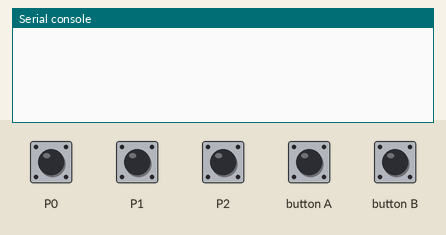
This program was run on a simulated BBC micro:bit (MakeCode). Shown: the last lines printed to the serial console. The test bench sets the inputs (shaded band). No radio messages arrive unless stated (any console line starting 'radio sent:' is added by the test bench).

Above: at 1.2 s.
1.3 s: touch pin P0 pressed for 0.15 s
At 1.9 s:
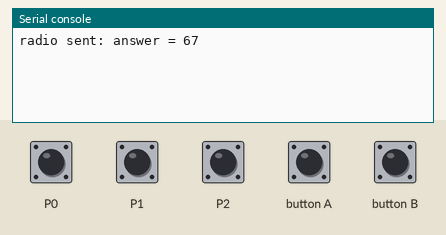
2.9 s: touch pin P1 pressed for 0.15 s
At 4.2 s:
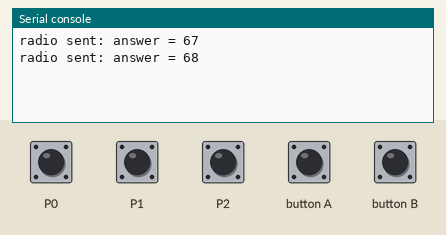
4.5 s: touch pin P2 pressed for 0.15 s
At 5.6 s:
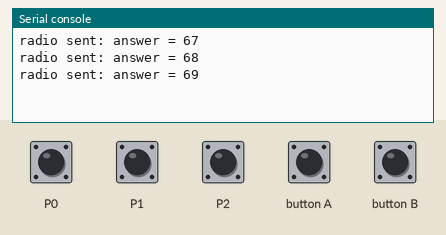
6.1 s: button A pressed for 0.15 s
At 6.8 s:
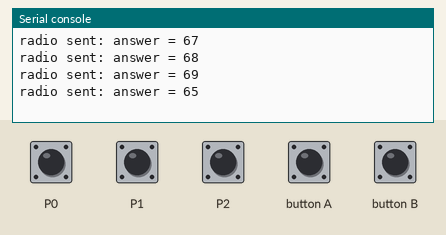
7.7 s: button B pressed for 0.15 s
At 9.2 s:
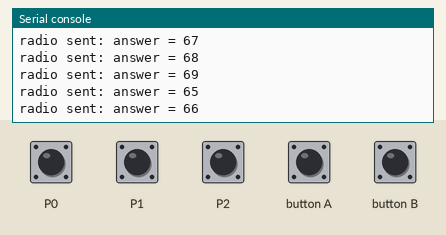
Timing chart, 0 to 10.3 s (numbered marks = the images above; inputs shaded):
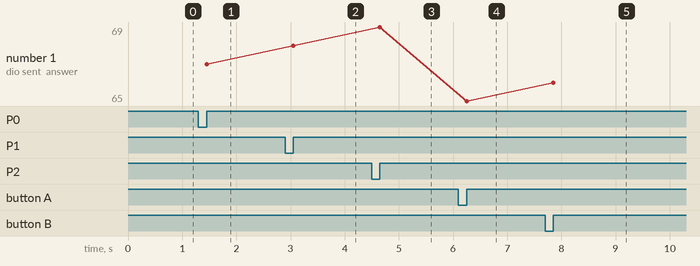

Measured:
- after the input at 1.3 s, the serial console: prints a new line after 0.15 s (image 1)
- after the input at 2.9 s, the serial console: prints a new line after 0.15 s (image 2)
- after the input at 4.5 s, the serial console: prints a new line after 0.15 s (image 3)
- after the input at 6.1 s, the serial console: prints a new line after 0.15 s (image 4)
- after the input at 7.7 s, the serial console: prints a new line after 0.15 s (image 5)
- plotted number 1: 67 → 68 after the input at 2.9 s, 68 → 69 after the input at 4.5 s, 69 → 65 after the input at 6.1 s, 65 → 66 after the input at 7.7 s

The program:

main.ts
```typescript
let answers = [65, 66, 67, 68, 69]
input.onButtonPressed(Button.A, function on_button_pressed_a() {
    radio.sendValue("answer", answers[0])
    radio.receivedPacket(RadioPacketProperty.SerialNumber)
})
input.onButtonPressed(Button.B, function on_button_pressed_b() {
    radio.sendValue("answer", answers[1])
    radio.receivedPacket(RadioPacketProperty.SerialNumber)
})
input.onPinPressed(TouchPin.P0, function on_pin_pressed_p0() {
    radio.sendValue("answer", answers[2])
    radio.receivedPacket(RadioPacketProperty.SerialNumber)
})
input.onPinPressed(TouchPin.P1, function on_pin_pressed_p1() {
    radio.sendValue("answer", answers[3])
    radio.receivedPacket(RadioPacketProperty.SerialNumber)
})
input.onPinPressed(TouchPin.P2, function on_pin_pressed_p2() {
    radio.sendValue("answer", answers[4])
    radio.receivedPacket(RadioPacketProperty.SerialNumber)
})
```

test.ts
```typescript
// Tady jsou testy. Při použití tohoto balíčku jako rozšíření nebude zkompilováno.
```
